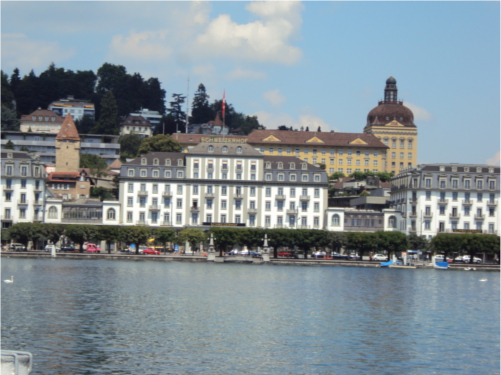
#> input picture Lab03/1.JPG, 501 x 375 px, found by its file name
$ python source.py
#> lines starting #> are read from the running program, lines starting #| are printed output that depends on the picture
import numpy as np
import cv2 as cv
import matplotlib.pyplot as plt

MIN_MATCH_COUNT = 30


def stitch(dst_img, src_img, min_match_count=MIN_MATCH_COUNT):
    gray_dst_img = cv.cvtColor(dst_img, cv.COLOR_BGR2GRAY)
    gray_src_img = cv.cvtColor(src_img, cv.COLOR_BGR2GRAY)

    detector = cv.SIFT_create()

    kp1, des1 = detector.detectAndCompute(gray_dst_img, None)
    kp2, des2 = detector.detectAndCompute(gray_src_img, None)

    FLANN_INDEX_KDTREE = 1
    index_params = dict(algorithm=FLANN_INDEX_KDTREE, trees=5)
    search_params = dict(checks=50)
    flann = cv.FlannBasedMatcher(index_params, search_params)
    matches = flann.knnMatch(des1, des2, k=2)

    good = []
    for m, n in matches:
        if m.distance < 0.2 * n.distance:
            good.append(m)

    if len(good) > min_match_count:
        src_pts = np.float32([kp1[m.queryIdx].pt for m in good]).reshape(-1, 1, 2)
        dst_pts = np.float32([kp2[m.trainIdx].pt for m in good]).reshape(-1, 1, 2)

        M, mask = cv.findHomography(dst_pts, src_pts, cv.RANSAC, 5.0)
    else:
        mask = None

    dst = cv.warpPerspective(src_img, M, (src_img.shape[1] + dst_img.shape[1], src_img.shape[0] + dst_img.shape[0]))
    dst[0:dst_img.shape[0], 0:dst_img.shape[1]] = dst_img

    return dst


if __name__ == '__main__':
    img_1 = cv.imread('./1.jpg')
#> img_1 is the input picture: shape (375, 501, 3); mean B, G, R 149.6, 143, 130.7
    img_2 = cv.imread('./2.jpg')
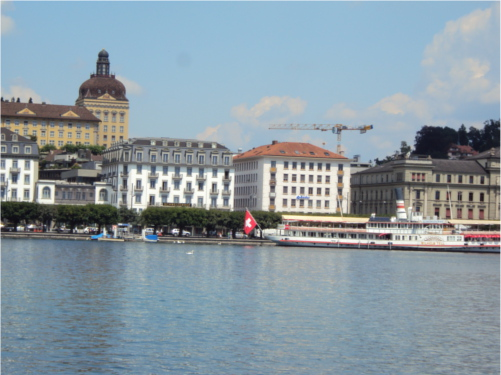
#> input picture Lab03/2.JPG, 501 x 375 px, found by its file name
#> img_2 is the input picture: shape (375, 501, 3); mean B, G, R 162.2, 152.9, 137.6
    img_3 = cv.imread('./3.jpg')
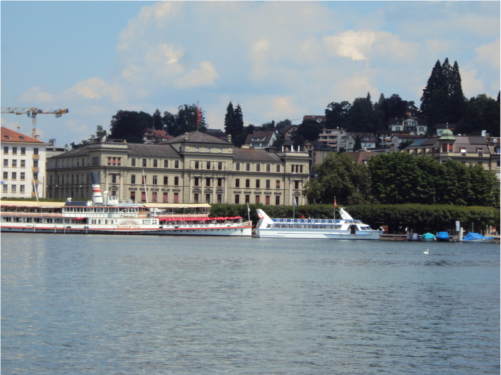
#> input picture Lab03/3.JPG, 501 x 375 px, found by its file name
#> img_3 is the input picture: shape (375, 501, 3); mean B, G, R 146.2, 139.8, 129.1

    full_image = stitch(img_1, stitch(img_2, img_3))
#> in stitch, `gray_dst_img = cv.cvtColor(dst_img, cv.COLOR_BGR2GRAY)`:
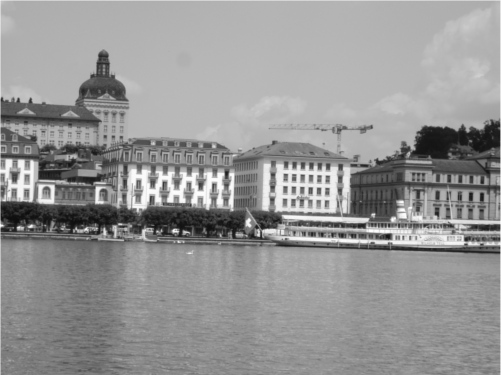
#> gray_dst_img: shape (375, 501); min 12, max 254, mean 149.4
#> in stitch, `gray_src_img = cv.cvtColor(src_img, cv.COLOR_BGR2GRAY)`:
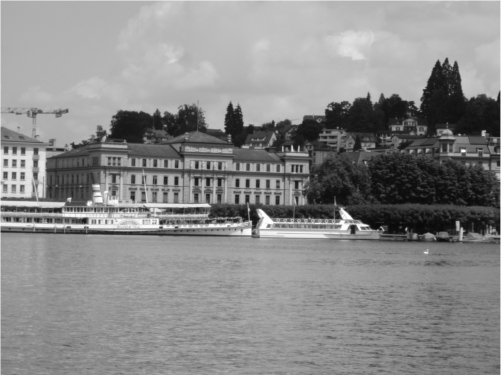
#> gray_src_img: shape (375, 501); min 8, max 255, mean 137.3
#> in stitch, `kp1, des1 = detector.detectAndCompute(gray_dst_img, None)`: kp1 = 1298 keypoints; strongest (x, y, size): (388, 236, 4.5), (175, 231, 3.9), (31, 226, 2.7), (19, 228, 2.8)
#> in stitch, `kp2, des2 = detector.detectAndCompute(gray_src_img, None)`: kp2 = 1315 keypoints; strongest (x, y, size): (463, 151, 2.4), (261, 213, 5), (353, 228, 4.9), (457, 223, 3.1)
#> in stitch, `matches = flann.knnMatch(des1, des2, k=2)`: matches = 1298 matches
#> after the loop in stitch, `for m, n in matches:`: good = 139 matches
#> in stitch, `src_pts = np.float32([kp1[m.queryIdx].pt for m in good]).reshape(-1, 1..`: src_pts = 139 rows, first 8: [290.1, 165.9], [318.4, 201.6], [318.4, 201.6], [326.2, 152.9], [326.6, 202.1], [327.6, 178.6], [331.4, 167.7], [332.3, 208.4]
#> in stitch, `dst_pts = np.float32([kp2[m.trainIdx].pt for m in good]).reshape(-1, 1..`: dst_pts = 139 rows, first 8: [10.12, 151], [13.58, 186.2], [13.58, 186.2], [21.12, 136.8], [21.94, 186.7], [22.78, 163.1], [26.51, 151.7], [27.77, 192.9]
#> in stitch, `M, mask = cv.findHomography(dst_pts, src_pts, cv.RANSAC, 5.0)`: M = [[0.909, -0.011, 306.4], [-0.0322, 0.978, 18.9], [-0.000186, -1.65e-05, 1]]; mask = 139 values from 0 to 1
#> call 2 of stitch, with min_match_count = 30
#> in stitch (call 2), `gray_dst_img = cv.cvtColor(dst_img, cv.COLOR_BGR2GRAY)`:
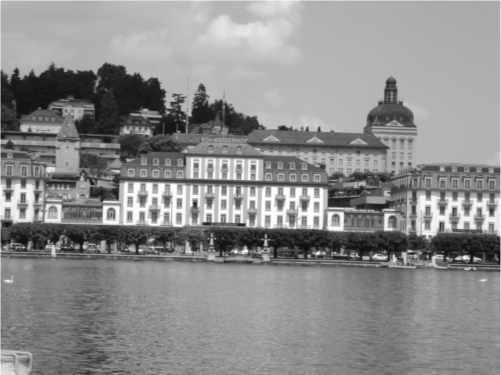
#> gray_dst_img: shape (375, 501); min 14, max 255, mean 140.1
#> in stitch (call 2), `gray_src_img = cv.cvtColor(src_img, cv.COLOR_BGR2GRAY)`:
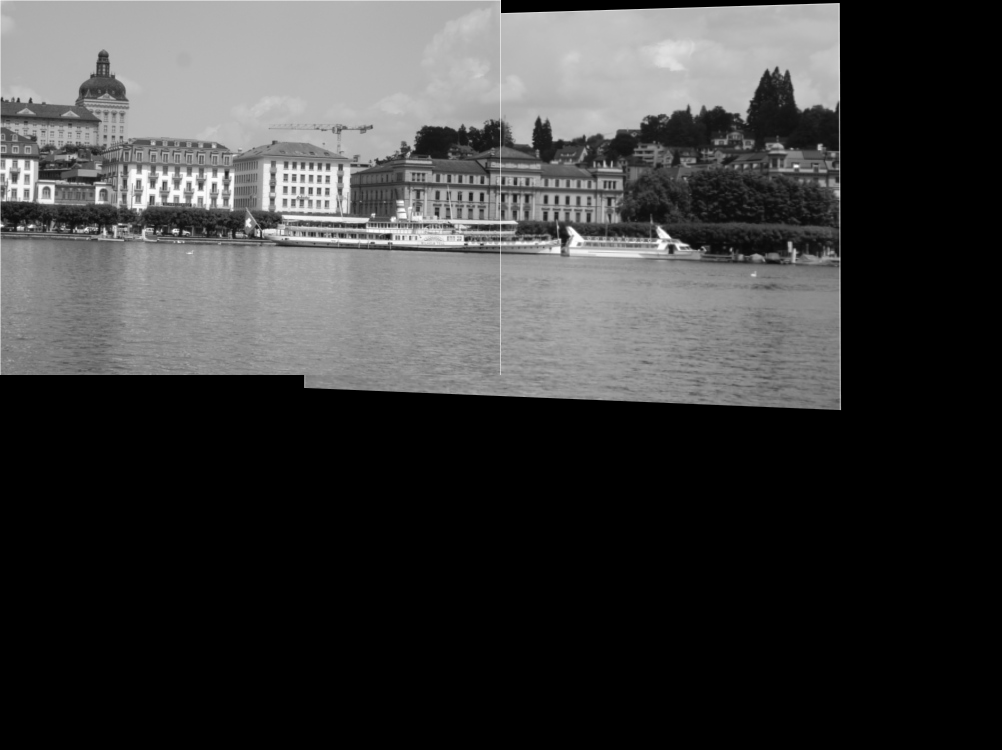
#> gray_src_img: shape (750, 1002); min 0, max 255, mean 60.8
#> in stitch (call 2), `kp1, des1 = detector.detectAndCompute(gray_dst_img, None)`: kp1 = 1780 keypoints; strongest (x, y, size): (466, 257, 3.9), (318, 253, 2.8), (8, 195, 5.7), (195, 203, 3.4)
#> in stitch (call 2), `kp2, des2 = detector.detectAndCompute(gray_src_img, None)`: kp2 = 2221 keypoints; strongest (x, y, size): (388, 236, 4.5), (175, 231, 3.9), (31, 226, 2.7), (571, 231, 5.3)
#> in stitch (call 2), `matches = flann.knnMatch(des1, des2, k=2)`: matches = 1780 matches
#> after the loop in stitch (call 2), `for m, n in matches:`: good = 116 matches
#> in stitch (call 2), `src_pts = np.float32([kp1[m.queryIdx].pt for m in good]).reshape(-1, 1..`: src_pts = 116 rows, first 8: [142.9, 187], [299.9, 208.9], [301.7, 158], [303.5, 227.2], [304.6, 191.9], [304.6, 191.9], [316, 219.3], [316.2, 214.1]
#> in stitch (call 2), `dst_pts = np.float32([kp2[m.trainIdx].pt for m in good]).reshape(-1, 1..`: dst_pts = 116 rows, first 8: [14.87, 164.1], [9.83, 181], [12.33, 129.4], [13.44, 199.6], [14.87, 164.1], [14.87, 164.1], [26.31, 192.1], [26.61, 186.4]
#> in stitch (call 2), `M, mask = cv.findHomography(dst_pts, src_pts, cv.RANSAC, 5.0)`: M = [[0.91, 0.00844, 288.5], [-0.0499, 0.979, 31.46], [-0.00019, -4.14e-06, 1]]; mask = 116 values from 0 to 1
#> in stitch (call 2), `dst[0:dst_img.shape[0], 0:dst_img.shape[1]] = dst_img`:
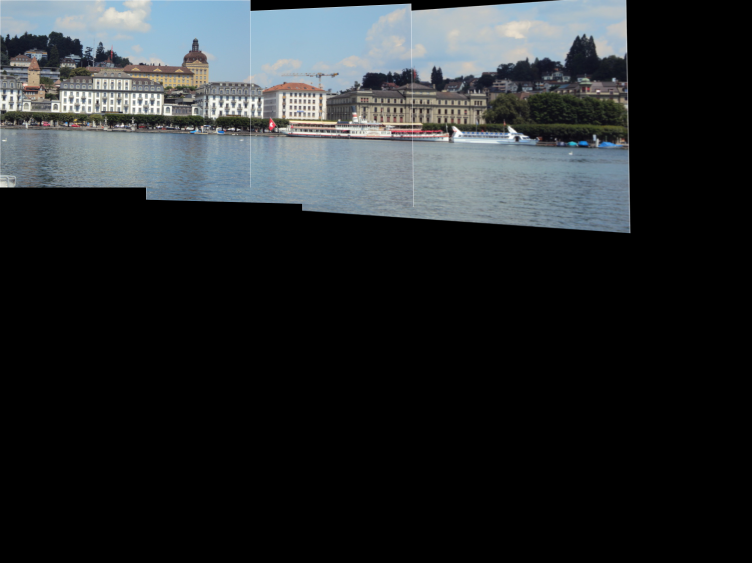
#> dst: shape (1125, 1503, 3) (shown at 1/2 size); mean B, G, R 45.4, 43.2, 39.6

    cv.imshow('Output', full_image)
    cv.imwrite('output.png', full_image)

    cv.waitKey()
